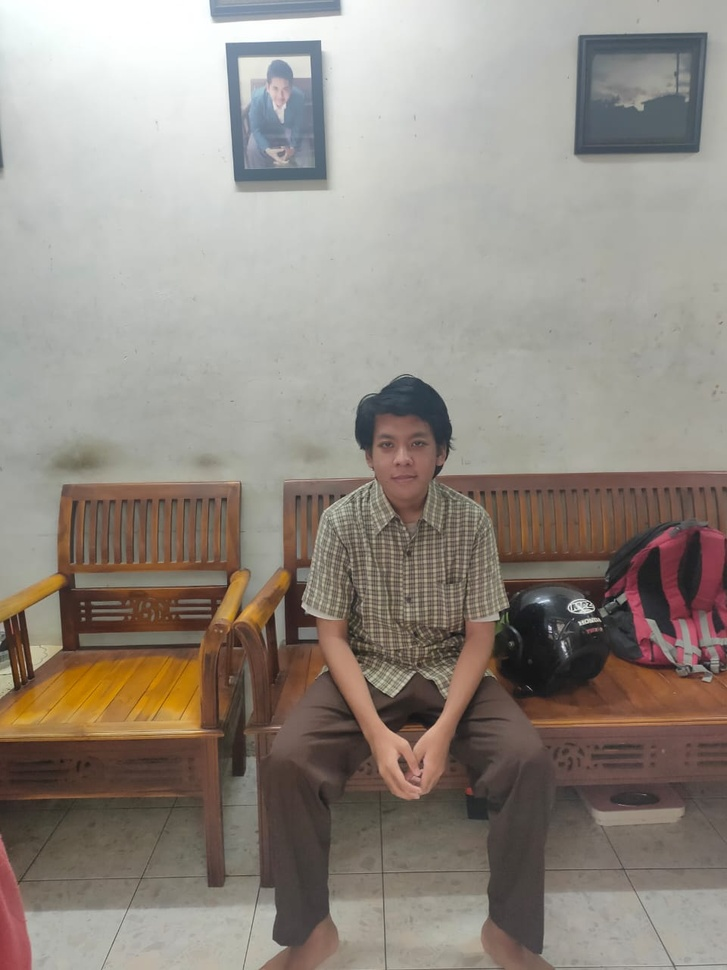
#> input picture img/foto1.jpg, 727 x 970 px, shrunk from 960 x 1280 before the run, found by its file name
$ jupyter execute Face_Detection.ipynb   (shell and % lines are left out)
#> lines starting #> are read from the running program, lines starting #| are printed output that depends on the picture; after the words box and inside, x2 and y2 are one past the last pixel; in counts of white or black regions, pixels touching at a corner belong together
<a href="https://colab.research.google.com/github/yusrizaltomo/uts-pcd-face-detection/blob/main/Face_Detection.ipynb" target="_parent"></a>

[cell 1]
import cv2 as cv
from google.colab.patches import cv2_imshow

[cell 2]
img = cv.imread('uts-pcd-face-detection/img/foto1.jpg')
#> img is the input picture: shape (970, 727, 3); mean B, G, R 130.4, 138.8, 146.9
cv2_imshow(img)

[cell 3]
gray = cv.cvtColor(img, cv.COLOR_BGR2GRAY)
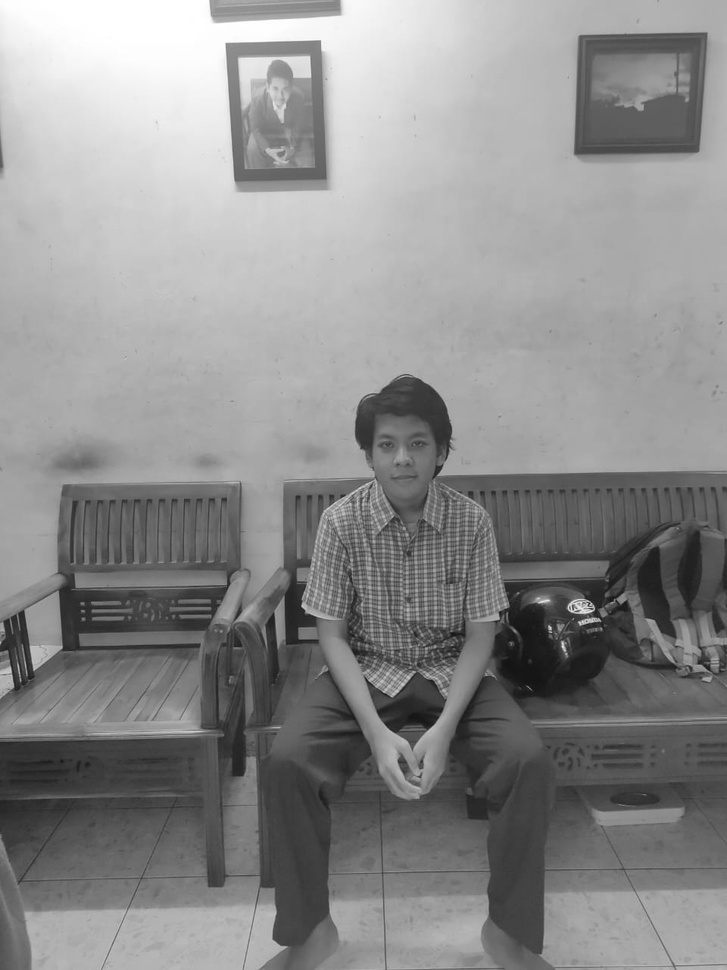
#> gray: shape (970, 727); min 16, max 255, mean 140.3
cv2_imshow(gray)

[cell 4]
haar_cascade = cv.CascadeClassifier('uts-pcd-face-detection/haar_face.xml')

faces = haar_cascade.detectMultiScale(gray, scaleFactor=1.1, minNeighbors=6)
#> faces = [[266, 77, 29, 29], [359, 411, 87, 87]]

print(f'Jumlah wajah yang terdeteksi = {len(faces)}')
#| Jumlah wajah yang terdeteksi = 2

for (x,y,width,height) in faces:
    cv.rectangle(img, (x,y), (x+width,y+height), (0,255,0), thickness=2)
#> this loop made 2 passes
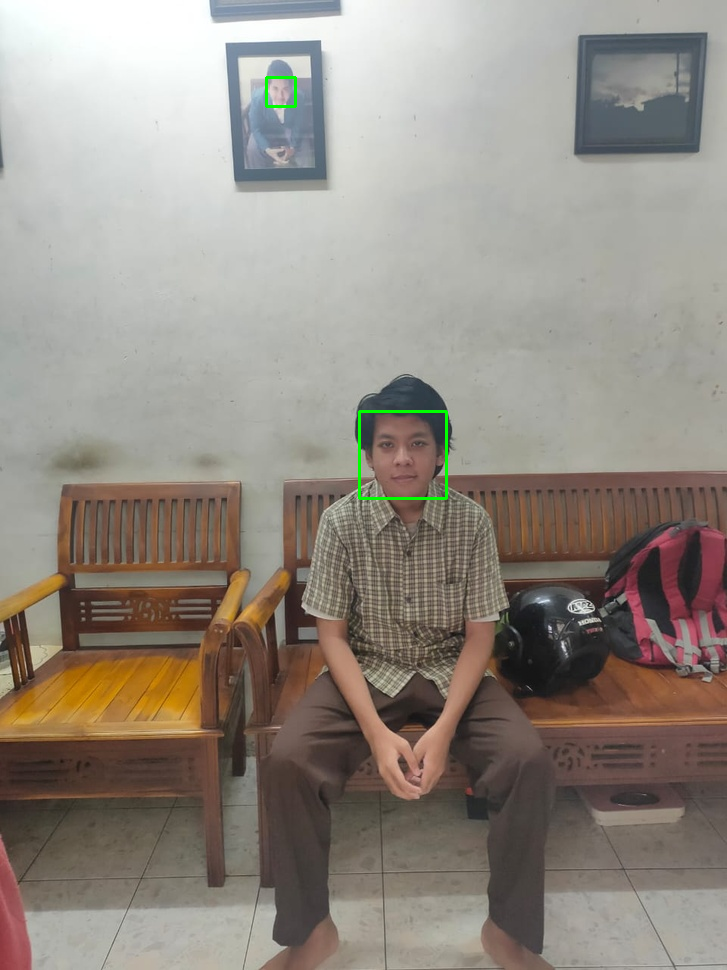
#> img: shape (970, 727, 3); 0.2% of pixels changed, all inside (x1, y1, x2, y2) = (265, 76, 448, 500)

$ run again, with img/foto2.jpg copied over img/foto1.jpg
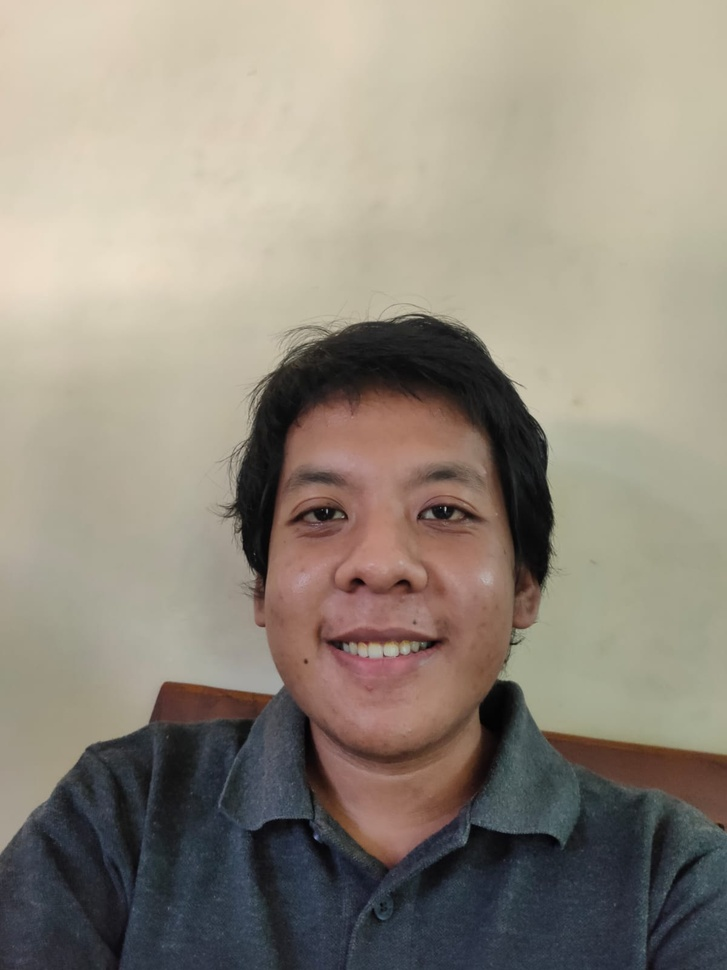
#> input picture img/foto2.jpg, 727 x 970 px, shrunk from 1200 x 1600 before the run, found by its file name
#> img is the input picture: shape (970, 727, 3); mean B, G, R 125.2, 137.6, 145.9
#> `gray = cv.cvtColor(img, cv.COLOR_BGR2GRAY)`:
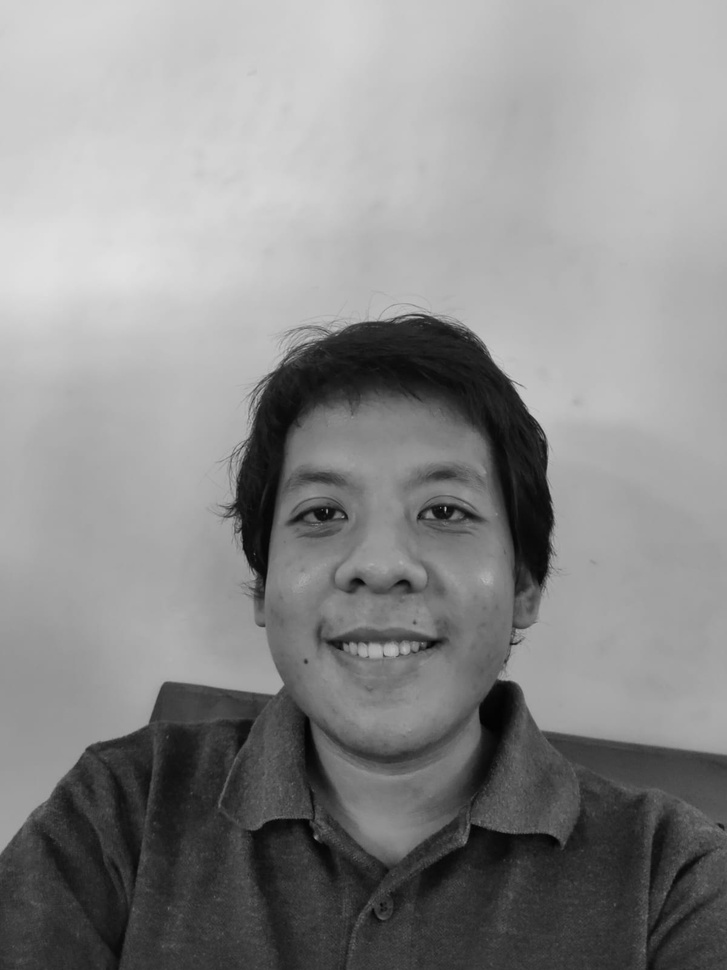
#> gray: shape (970, 727); min 2, max 225, mean 138.7
#> faces = [[223, 387, 323, 323]]
#| Jumlah wajah yang terdeteksi = 1
#> the loop `for (x,y,width,height) in faces:` made 1 pass
#> after the loop `for (x,y,width,height) in faces:`:
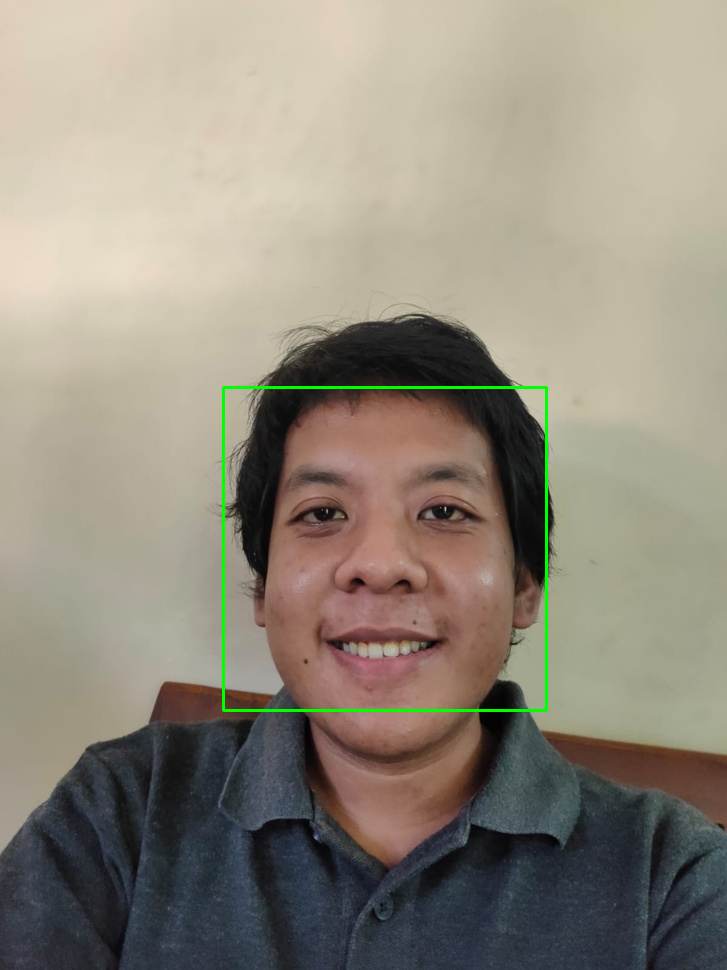
#> img: shape (970, 727, 3); 0.55% of pixels changed, all inside (x1, y1, x2, y2) = (222, 386, 548, 712)

$ run again, with img/foto3.jpg copied over img/foto1.jpg
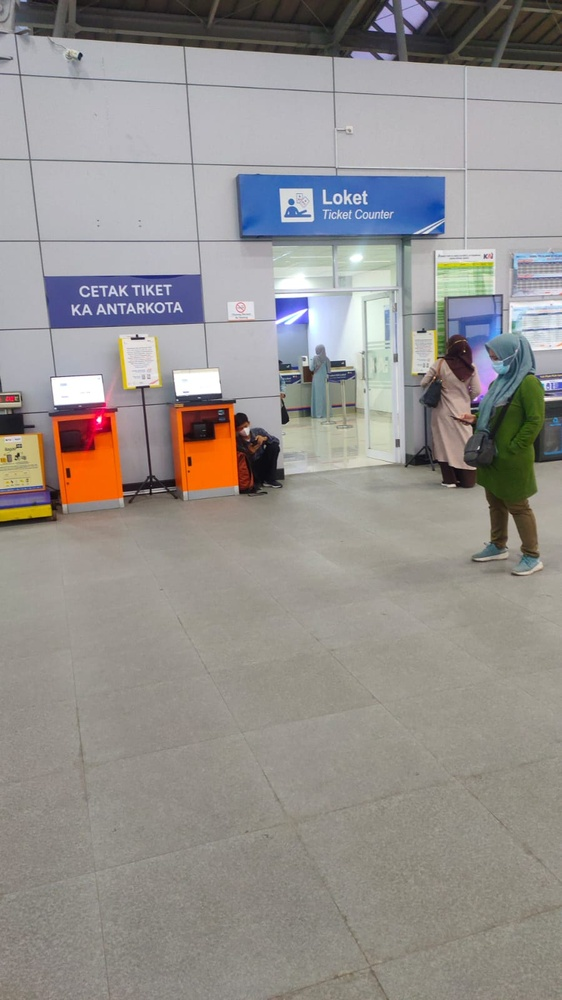
#> input picture img/foto3.jpg, 562 x 1000 px, shrunk from 899 x 1599 before the run, found by its file name
#> img is the input picture: shape (1000, 562, 3); mean B, G, R 142.1, 145.1, 148.9
#> `gray = cv.cvtColor(img, cv.COLOR_BGR2GRAY)`:
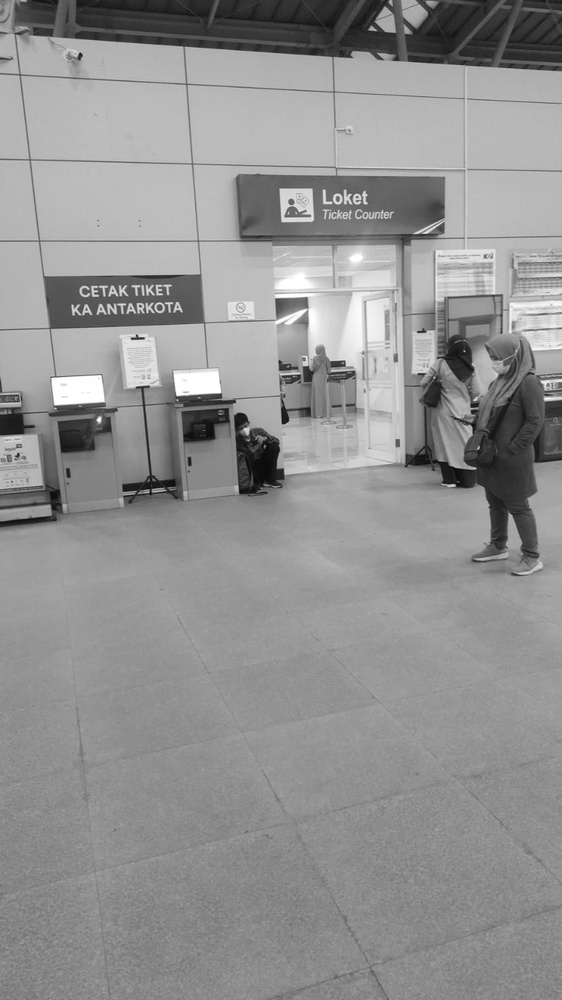
#> gray: shape (1000, 562); min 6, max 255, mean 145.9
#> faces = [[449, 299, 58, 58]]
#| Jumlah wajah yang terdeteksi = 1
#> the loop `for (x,y,width,height) in faces:` made 1 pass
#> after the loop `for (x,y,width,height) in faces:`:
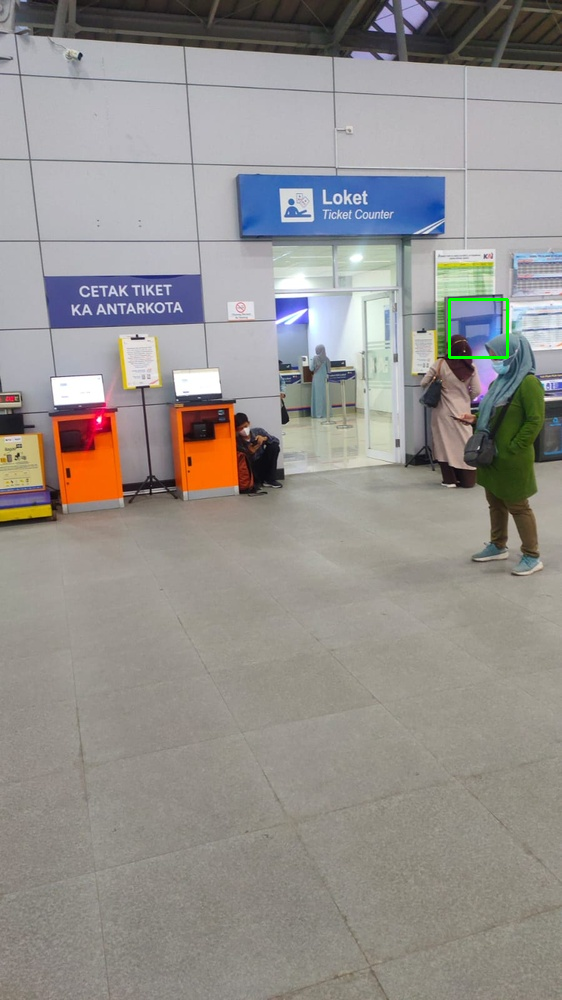
#> img: shape (1000, 562, 3); 0.12% of pixels changed, all inside (x1, y1, x2, y2) = (448, 298, 509, 359)

$ run again, with img/foto4.jpg copied over img/foto1.jpg
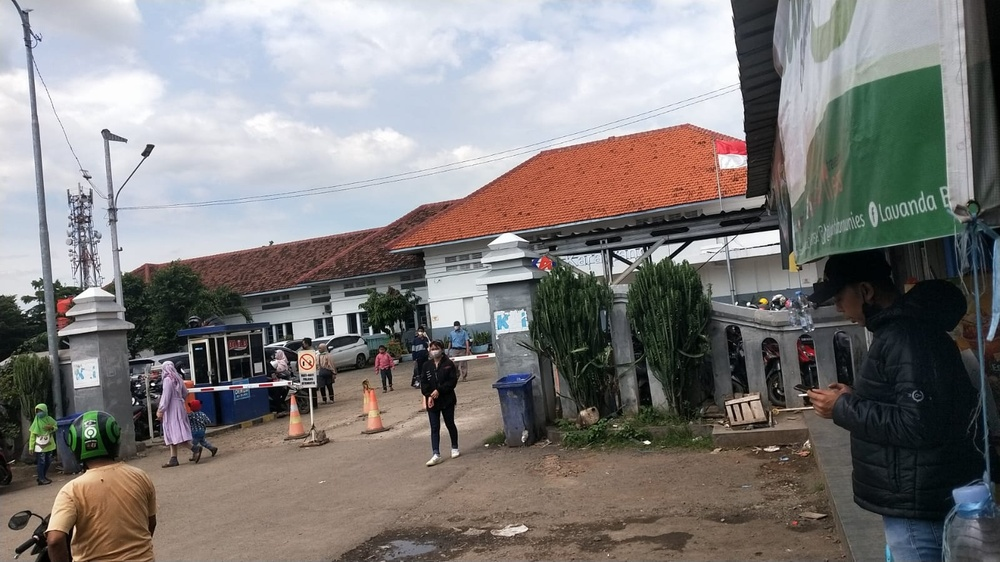
#> input picture img/foto4.jpg, 1000 x 562 px, shrunk from 1599 x 899 before the run, found by its file name
#> img is the input picture: shape (562, 1000, 3); mean B, G, R 123.1, 124.6, 127.8
#> `gray = cv.cvtColor(img, cv.COLOR_BGR2GRAY)`:
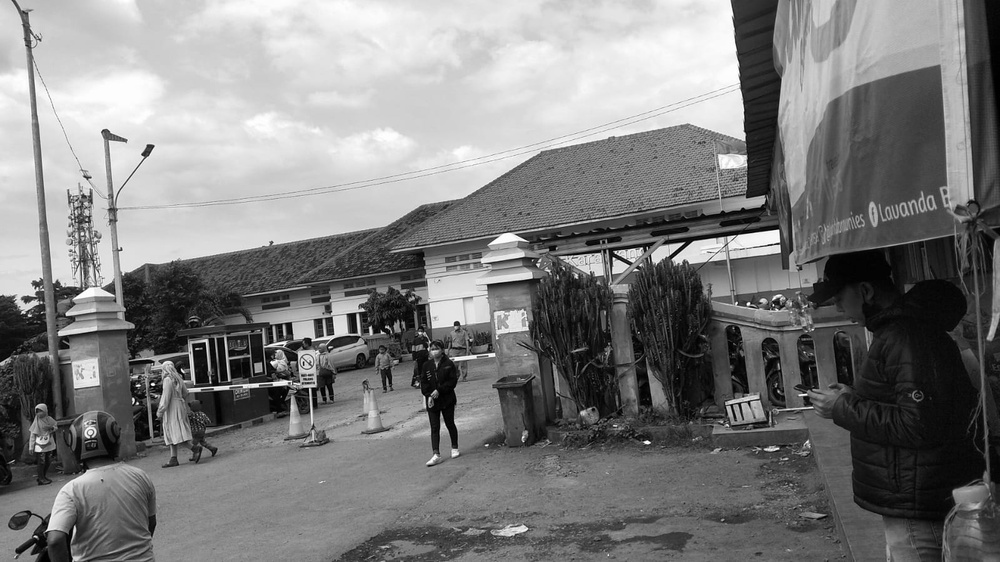
#> gray: shape (562, 1000); min 0, max 255, mean 125.4
#> faces = [[318, 358, 108, 108]]
#| Jumlah wajah yang terdeteksi = 1
#> the loop `for (x,y,width,height) in faces:` made 1 pass
#> after the loop `for (x,y,width,height) in faces:`:
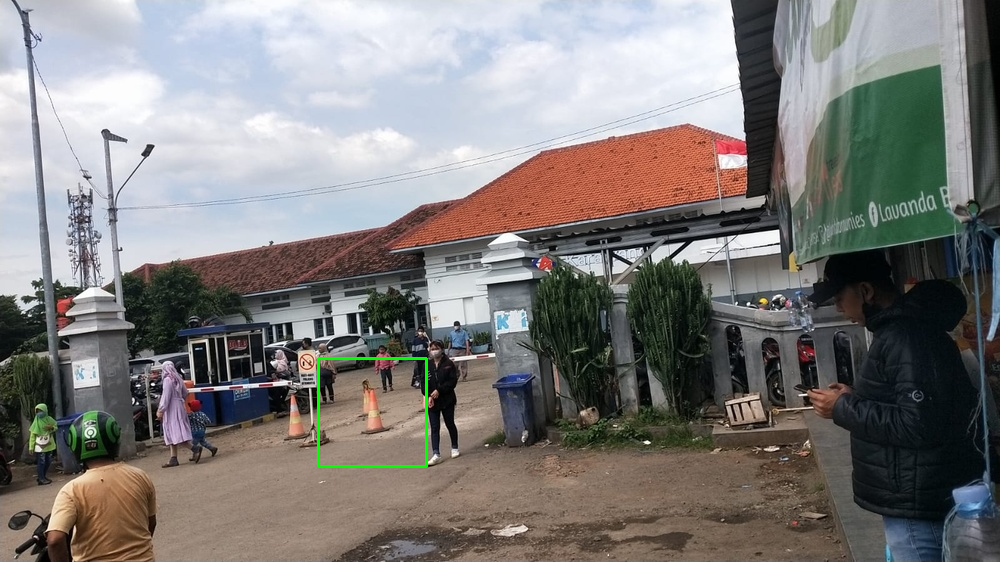
#> img: shape (562, 1000, 3); 0.23% of pixels changed, all inside (x1, y1, x2, y2) = (317, 357, 428, 468)
